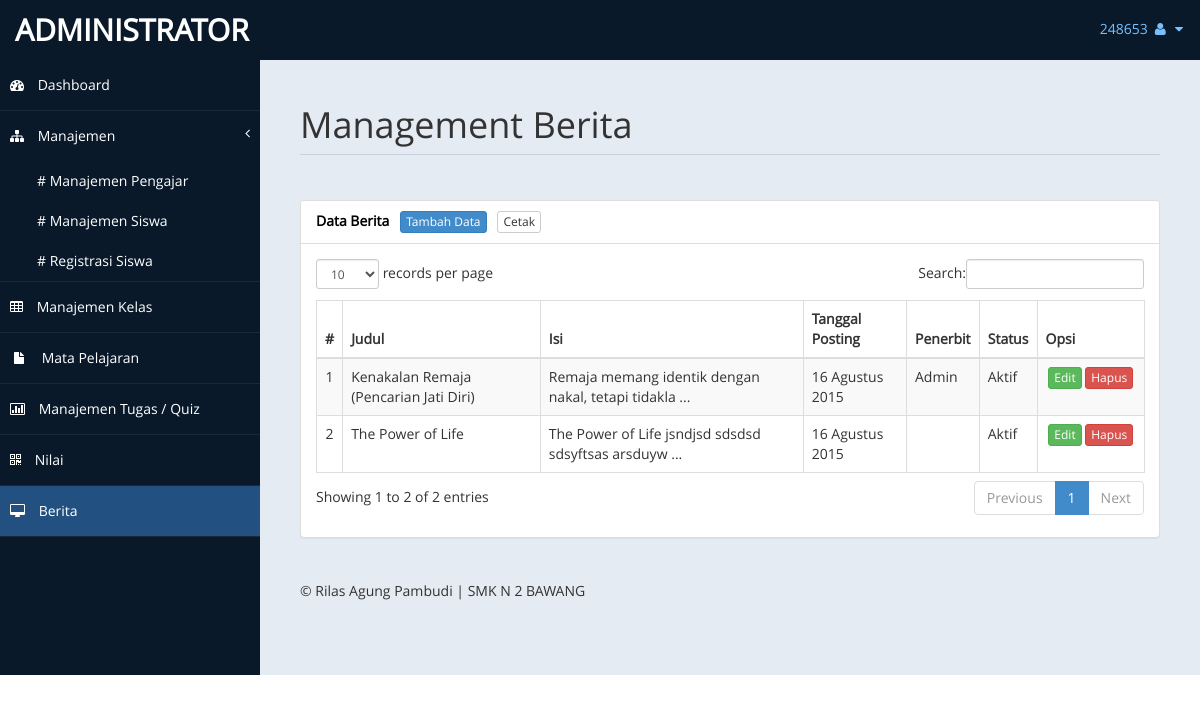
The app's page /admin/index.php?page=berita (signed in) with its own data.
### tables this page shows
CREATE TABLE `tb_berita` (
  `id_berita` int(11) NOT NULL,
  `judul` text NOT NULL,
  `isi` longtext NOT NULL,
  `tgl_posting` date NOT NULL,
  `penerbit` varchar(10) NOT NULL,
  `status` enum('aktif','tidak aktif') NOT NULL
);

### admin/inc/berita.php (the view, shortened to what this page needs)
<div class="row">
    <div class="col-md-12">
        <h1 class="page-header">Management Berita</h1>
    </div>
</div>
<?php
if(@$_GET['action'] == '') { ?>
	<div class="row">
		<div class="col-md-12">
	        <div class="panel panel-default">
	            <div class="panel-heading">Data Berita &nbsp; <a href="?page=berita&action=tambah" class="btn btn-primary btn-xs">Tambah Data</a> &nbsp; <a href="./laporan/cetak.php?data=berita" target="_blank" class="btn btn-default btn-xs">Cetak</a></div>
	            <div class="panel-body">
	                <div class="table-responsive">
	                    <table class="table table-striped table-bordered table-hover" id="databerita">
	                        <thead>
	                            <tr>
	                                <th>#</th>
	                                <th>Judul</th>
	                                <th>Isi</th>
	                                <th>Tanggal Posting</th>
	                                <th>Penerbit</th>
	                                <th>Status</th>
	                                <th>Opsi</th>
	                            </tr>
	                        </thead>
	                        <tbody>
							<?php
	                        $no = 1;
	                        if(@$_SESSION['admin']) {
		                        $sql_berita = mysqli_query($db, "SELECT * FROM tb_berita") or die($db->error);
	                        } else if(@$_SESSION['pengajar']) {
	                        	$sql_berita = mysqli_query($db, "SELECT * FROM tb_berita WHERE penerbit = '$_SESSION[pengajar]'") or die($db->error);
	                        }
	                        if(mysqli_num_rows($sql_berita) > 0) {
	                        	while($data_berita = mysqli_fetch_array($sql_berita)) { ?>
									<tr>
										<td align="center"><?php echo $no++; ?></td>
										<td><?php echo $data_berita['judul']; ?></td>
										<td><?php echo substr($data_berita['isi'], 0, 50)." ..."; ?></td>
										<td><?php echo tgl_indo($data_berita['tgl_posting']); ?></td>
										<td>
											<?php
											if($data_berita['penerbit'] == 'admin') {
												echo "Admin";
											} else {
												$sql_pengajar = mysqli_query($db, "SELECT * FROM tb_pengajar WHERE id_pengajar = '$data_berita[penerbit]'") or die($db->error);
												$data_pengajar = mysqli_fetch_array($sql_pengajar);
												echo $data_pengajar['nama_lengkap'];
											} ?>
										</td>
										<td><?php echo ucfirst($data_berita['status']); ?></td>
										<td align="center" width="90px">
											<a href="?page=berita&action=edit&id=<?php echo $data_berita['id_berita']; ?>" class="btn btn-success btn-xs">Edit</a>
	                                        <a onclick="return confirm('Yakin akan menghapus data?');" href="?page=berita&action=hapus&id=<?php echo $data_berita['id_berita']; ?>" class="btn btn-danger btn-xs">Hapus</a>
                                        </td>
									</tr>
								<?php
	                        	}
	                        } else {
	                        	echo '<tr><td colspan="7" align="center">Data tidak ditemukan</td></tr>';
	                        } ?>
	                        </tbody>
	                    </table>
	                </div>
	            </div>
	        </div>
	    </div>
	</div>
<?php
} else if(@$_GET['action'] == 'tambah') { ?>
	<div class="row">
		<div class="col-md-6">
            <div class="panel panel-default">
                <div class="panel-heading">Tambah Berita &nbsp; <a href="?page=berita" class="btn btn-warning btn-xs">Kembali</a></div>
                <div class="panel-body">
                	<form method="post">
                    	<div class="form-group">
                            <label>Judul *</label>
                            <input type="text" name="judul" class="form-control" required />
                        </div>
                        <div class="form-group">
                            <label>Isi *</label>
                            <textarea name="isi" class="form-control" rows="15" required></textarea>
                        </div>
                        <div class="form-group">
                            <label>Status Terbit</label>
                            <select name="status" class="form-control">
								<option value="aktif">Aktif</option>
								<option value="tidak aktif">Tidak Aktif</option>
                            </select>
                        </div>
                        <div class="form-group">
	                        <input type="submit" name="simpan" value="Simpan" class="btn btn-success" />
	                        <button type="reset" class="btn btn-danger"><i class="fa fa-refresh"></i> Reset</button>
                        </div>
                    </form>
                    <?php
                    if(@$_POST['simpan']) {
                    	$judul = @mysqli_real_escape_string($db, $_POST['judul']);
                    	$isi = @mysqli_real_escape_string($db, $_POST['isi']);
                    	$status = @mysqli_real_escape_string($db, $_POST['status']);
                    	if(@$_SESSION[admin]) {
                            mysqli_query($db, "INSERT INTO tb_berita VALUES('', '$judul', '$isi', now(), 'admin', '$status')") or die ($db->error);
                        } else if(@$_SESSION[pengajar]) {
                        	mysqli_query($db, "INSERT INTO tb_berita VALUES('', '$judul', '$isi', now(), '$_SESSION[pengajar]', '$status')") or die ($db->error);
                        }
                        echo '<script>window.location="?page=berita";</script>';
                    } ?>
                </div>
            </div>
        </div>
    </div>
<?php
} else if(@$_GET['action'] == 'edit') { ?>
	<div class="row">
		<div class="col-md-6">
            <div class="panel panel-default">
                <div class="panel-heading">Edit Berita &nbsp; <a href="?page=berita" class="btn btn-warning btn-xs">Kembali</a></div>
                <div class="panel-body">
                <?php
                $sql_beritaID = mysqli_query($db, "SELECT * FROM tb_berita WHERE id_berita = '$_GET[id]'") or die($db->error);
                $data_beritaID = mysqli_fetch_array($sql_beritaID); ?>
                	<form method="post">
                    	<div class="form-group">
                            <label>Judul *</label>
                            <input type="text" name="judul" value="<?php echo $data_beritaID['judul']; ?>" class="form-control" required />
                        </div>
                        <div class="form-group">
                            <label>Isi *</label>
                            <textarea name="isi" class="form-control" rows="15" required><?php echo $data_beritaID['isi']; ?></textarea>
                        </div>
                        <div class="form-group">
                            <label>Status Terbit</label>
                            <select name="status" class="form-control">
								<option value="aktif">Aktif</option>
								<option value="tidak aktif" <?php if($data_beritaID['status'] == 'tidak aktif') { echo "selected"; } ?>>Tidak Aktif</option>
                            </select>
                        </div>
                        <div class="form-group">
	                        <input type="submit" name="simpan" value="Simpan" class="btn btn-success" />
	                        <button type="reset" class="btn btn-danger"><i class="fa fa-refresh"></i> Reset</button>
                        </div>
                    </form>
                    <?php
                    if(@$_POST['simpan']) {
                    	$judul = @mysqli_real_escape_string($db, $_POST['judul']);
                    	$isi = @mysqli_real_escape_string($db, $_POST['isi']);
                    	$status = @mysqli_real_escape_string($db, $_POST['status']);
                        mysqli_query($db, "UPDATE tb_berita SET judul = '$judul', isi = '$isi', status = '$status' WHERE id_berita = '$_GET[id]'") or die ($db->error);
                    	echo '<script>window.location="?page=berita";</script>';
                    } ?>
                </div>
            </div>
        </div>
    </div>
<?php
} else if(@$_GET['action'] == 'hapus') {
	mysqli_query($db, "DELETE FROM tb_berita WHERE id_berita = '$_GET[id]'") or die($db->error);
	echo '<script>window.location="?page=berita";</script>';
} ?>

### admin/index.php (shortened to what this page needs)
<?php
include "../+koneksi.php";
if(@$_SESSION['admin'] || @$_SESSION['pengajar']) {
?>
<!DOCTYPE html>
<html>
<head>
    <link href="style/assets/css/bootstrap.css" rel="stylesheet" />
    <link href="style/assets/css/font-awesome.css" rel="stylesheet" />
    <link href="style/assets/css/custom-styles.css" rel="stylesheet" />
    <link href='style/assets/css/font-opensans.css' rel='stylesheet' />
    <link href="style/assets/js/dataTables/dataTables.bootstrap.css" rel="stylesheet" />
    <link href="style/assets/js/morris/morris-0.4.3.min.css" rel="stylesheet" />
</head>
<body>
    <div id="wrapper">
        <nav class="navbar navbar-default top-navbar" role="navigation">
            <div class="navbar-header">
                <a class="navbar-brand" href="./"><?php cek_session("Administrator", "Pengajar"); ?></a>
            </div>
            <ul class="nav navbar-top-links navbar-right">
                <li class="dropdown">
                    <a class="dropdown-toggle" data-toggle="dropdown" href="#" aria-expanded="false">
                        <?php
                        if(@$_SESSION['admin']) {
                            $sesi_id = @$_SESSION['admin'];
                            $level = "admin";
                        } else if(@$_SESSION['pengajar']) {
                            $sesi_id = @$_SESSION['pengajar'];
                            $level = "pengajar";
                        }
                        if($level == 'admin') {
                            $sql_terlogin = mysqli_query($db, "SELECT * FROM tb_admin WHERE id_admin = '$sesi_id'") or die ($db->error);
                        } else if($level == 'pengajar') {
                            $sql_terlogin = mysqli_query($db, "SELECT * FROM tb_pengajar WHERE id_pengajar = '$sesi_id'") or die ($db->error);
                        }
                        $data_terlogin = mysqli_fetch_array($sql_terlogin);
                        echo ucfirst($data_terlogin['username']);
                        ?>
                        <i class="fa fa-user fa-fw"></i> <i class="fa fa-caret-down"></i>
                    </a>
                </li>
            </ul>
        </nav>
        <nav class="navbar-default navbar-side" role="navigation">
            <div class="sidebar-collapse">
                <ul class="nav" id="main-menu">
                    <li>
                        <a class="<?php if(@$_GET['page'] == '') { echo 'active-menu'; } ?>" href="./"><i class="fa fa-dashboard"></i> Dashboard</a>
                    </li>
                    <?php
                    if(@$_SESSION['admin']) {
                    ?>
                        <li>
                            <a href="#"><i class="fa fa-sitemap"></i> Manajemen<span class="fa arrow"></span></a>
                            <ul class="nav nav-second-level">
                                <li>
                                    <a href="?page=pengajar" class="<?php if(@$_GET['page'] == 'pengajar') { echo 'active-menu'; } ?>"># Manajemen Pengajar</a>
                                </li>
                                <li>
                                    <a href="?page=siswa" class="<?php if(@$_GET['page'] == 'siswa') { echo 'active-menu'; } ?>"># Manajemen Siswa</a>
                                </li>
                                <li>
                                    <a href="?page=siswaregistrasi" class="<?php if(@$_GET['page'] == 'siswaregistrasi') { echo 'active-menu'; } ?>"># Registrasi Siswa</a>
                                </li>
                            </ul>
                        </li>
                    <?php
                    }
                    ?>
                    <li>
                        <a class="<?php if(@$_GET['page'] == 'kelas') { echo 'active-menu'; } ?>" href="?page=kelas"><i class="fa fa-table"></i> Manajemen Kelas</a>
                    </li>
                    <li>
                        <a class="<?php if(@$_GET['page'] == 'mapel') { echo 'active-menu'; } ?>" href="?page=mapel"><i class="fa fa-fw fa-file"></i> Mata Pelajaran</a>
                    </li>
                    <li>
                        <a class="<?php if(@$_GET['page'] == 'quiz') { echo 'active-menu'; } ?>" href="?page=quiz"><i class="fa fa-bar-chart-o"></i> Manajemen Tugas / Quiz</a>
                    </li>
					<li>
                        <a class="<?php if(@$_GET['page'] == 'nilai') { echo 'active-menu'; } ?>" href="?page=nilai"><i class="fa fa-qrcode"></i> Nilai</a>
                    </li>
                    <li>
                        <a class="<?php if(@$_GET['page'] == 'berita') { echo 'active-menu'; } ?>" href="?page=berita"><i class="fa fa-desktop"></i> Berita</a>
                    </li>
                </ul>
            </div>
        </nav>
        <div id="page-wrapper">
            <div id="page-inner">
                <?php
                if(@$_GET['page'] == '') {
                    include "inc/dashboard.php";
                } else if(@$_GET['page'] == 'pengajar') {
                    include "inc/pengajar.php";
                } else if(@$_GET['page'] == 'siswaregistrasi') {
                    include "inc/siswaregistrasi.php";
                } else if(@$_GET['page'] == 'siswa') {
                    include "inc/siswa.php";
                } else if(@$_GET['page'] == 'kelas') {
                    include "inc/kelas.php";
                } else if(@$_GET['page'] == 'mapel') {
                    include "inc/mapel.php";
                } else if(@$_GET['page'] == 'quiz') {
                    include "inc/quiz.php";
                } else if(@$_GET['page'] == 'materi') {
                    include "inc/materi.php";
                } else if(@$_GET['page'] == 'berita') {
                    include "inc/berita.php";
                } elseif(@$_GET['page'] == 'nilai'){
					include "inc/nilai.php";
				}else {
                    echo "<div class='col-xs-12'><div class='alert alert-danger'>[404] Halaman tidak ditemukan! Silahkan pilih menu yang ada!</div></div>";
                } ?>
				<footer><p> &copy; Rilas Agung Pambudi | SMK N 2 BAWANG</p></footer>
            </div>
        </div>
    </div>
</body>
</html>
<?php
} else {
 include "login.php";
}
?>

### records on screen
tb_berita: judul "Kenakalan Remaja (Pencarian Jati Diri)", isi "Remaja memang identik dengan nakal, tetapi tidakla", tgl_posting "16 Agustus 2015", penerbit "Admin", status "Aktif"
tb_berita: judul "The Power of Life", isi "The Power of Life jsndjsd sdsdsd sdsyftsas arsduyw", tgl_posting "16 Agustus 2015", status "Aktif"

### other values on screen
$isi_admin "ADMINISTRATOR"
$data_terlogin['username'] "248653"
